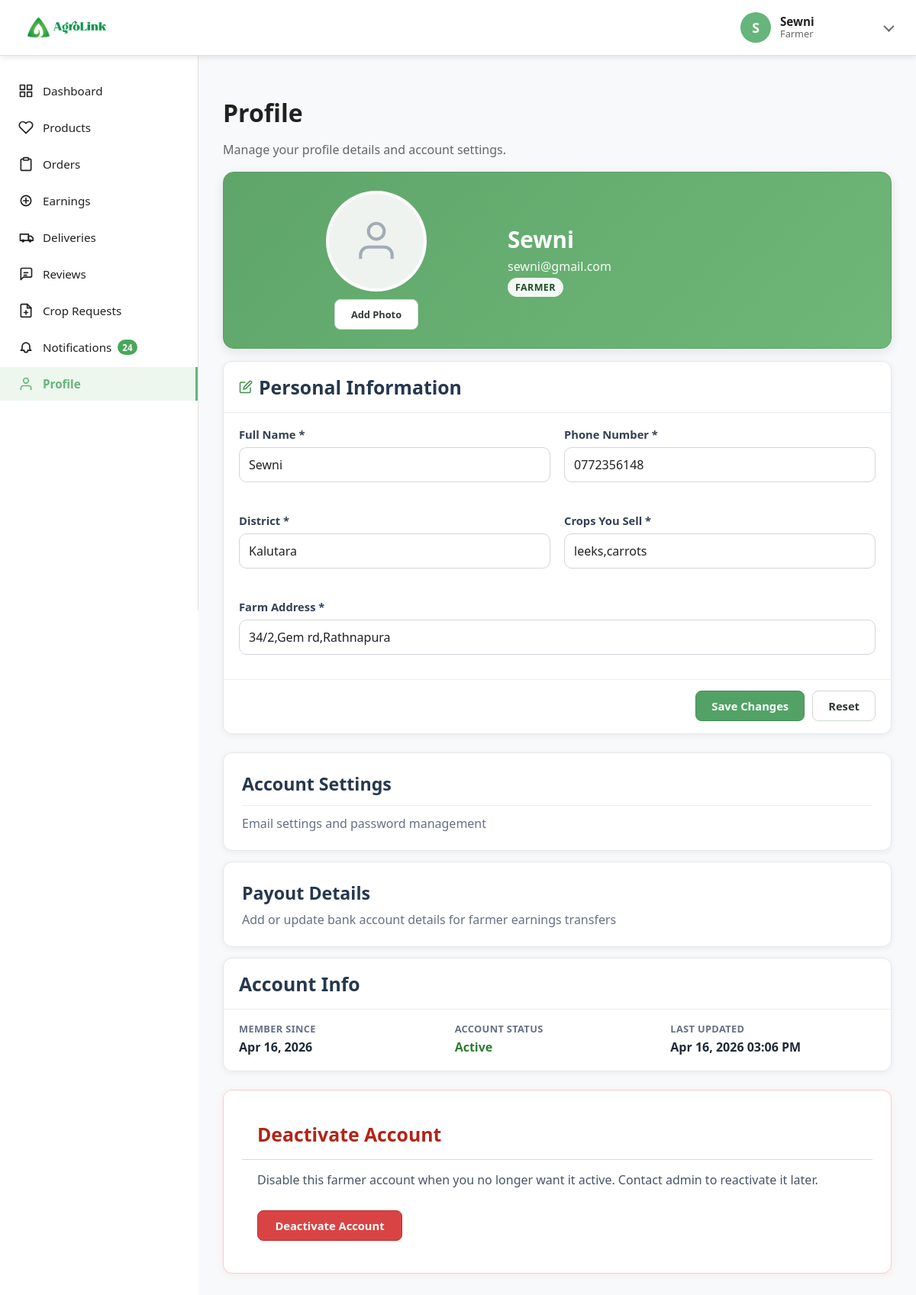
The app's page /farmerprofile (signed in) with its own data.
### tables this page shows
CREATE TABLE `farmer_profiles` (
  `id` int(11) NOT NULL,
  `user_id` int(11) NOT NULL,
  `phone` varchar(20) DEFAULT NULL,
  `district` varchar(100) DEFAULT NULL,
  `crops_selling` text DEFAULT NULL,
  `full_address` text DEFAULT NULL,
  `profile_photo` varchar(255) DEFAULT NULL,
  `created_at` timestamp NOT NULL DEFAULT current_timestamp(),
  `updated_at` timestamp NOT NULL DEFAULT current_timestamp() ON UPDATE current_timestamp()
);

### app/controllers/farmer/FarmerProfileController.php (called while the page is built, shortened)
<?php
class FarmerProfileController
{
    protected $farmerModel;
    public function __construct()
    {
        $this->farmerModel = new FarmerModel();
    }
    public function index()
    {
        $userId = authUserId();
        $profile = $this->farmerModel->getProfileByUserId($userId);
        $photoUrl = null;
        $data = [
            'pageTitle' => 'Profile',
            'activePage' => 'profile',
            'pageStyles' => ['profile.css'],
            'username' => authUserName(),
            'profile' => $profile,
            'photoUrl' => $photoUrl,
            'contentView' => '../app/views/farmer/farmerProfileContent.view.php',
            'pageScript' => 'profile.js'
        ];
        $this->view('farmer/farmerSidebar', $data);
    }
}

### app/core/app.php (called while the page is built, shortened)
<?php
class App
{
    private $method = 'index';
    private function splitURL()
    {
        $URL = $_GET['url'] ?? 'home';
        $URL = explode("/", trim($URL, "/"));
        return ($URL);
    }
    public function loadController()
    {
        $URL = $this->splitURL();
        $filename = "../app/controllers/" . ucfirst($URL[0]) . "Controller.php";
        if (file_exists($filename)) {
            require $filename;
            $this->controller = ucfirst($URL[0]) . 'Controller';
            unset($URL[0]);
        } else {
            $roles = ['admin', 'buyer', 'farmer', 'transporter'];
            foreach ($roles as $role) {
                $baseName = ucfirst($URL[0]);
                $roleController = "../app/controllers/{$role}/" . $baseName . "Controller.php";
                $actualFile = null;
                if (file_exists($roleController)) {
                    $actualFile = $roleController;
                }
                if ($actualFile && file_exists($actualFile)) {
                    unset($URL[0]);
                    break;
                }
            }
        }
        $controller = new $this->controller;
        call_user_func_array([$controller, $this->method], $URL);
    }
}

### public/index.php (called while the page is built, shortened)
<?php
$app = new App;
$app->loadController();

### app/core/functions.php (called while the page is built, shortened)
<?php
function esc($str)
{
    return htmlspecialchars($str, ENT_QUOTES, 'UTF-8');
}

### app/core/AuthHelper.php (called while the page is built, shortened)
<?php
function authSyncFromLegacySession(): void
{
    $hasLegacyUser = isset($_SESSION['USER']);
    $nameMissing = empty($_SESSION['user_name']);
    if (!empty($_SESSION['logged_in']) && !empty($_SESSION['user_id']) && !empty($_SESSION['role'])) {
        if (!$hasLegacyUser || !$nameMissing) {
            return;
        }
    }
}
function authUserEmail(): string
{
    return trim((string)($_SESSION['user_email'] ?? ''));
}

### app/core/Database.php (called while the page is built, shortened)
<?php
trait Database
{
    private function connect()
    {
        if (isset($GLOBALS['__AGROLINK_DB_CONNECTION']) && $GLOBALS['__AGROLINK_DB_CONNECTION'] instanceof PDO) {
            return $GLOBALS['__AGROLINK_DB_CONNECTION'];
        }
        $host = (string)DBHOST;
        $string = "mysql:host=" . $host . ";dbname=" . DBNAME . ";charset=utf8mb4";
        try {
            $con = new PDO($string, DBUSER, DBPASS);
        } catch (PDOException $e) {
            if ($host === 'localhost') {
                $fallback = "mysql:host=127.0.0.1;dbname=" . DBNAME . ";charset=utf8mb4";
                $con = new PDO($fallback, DBUSER, DBPASS);
            } else {
                throw $e;
            }
        }
        $con->setAttribute(PDO::ATTR_ERRMODE, PDO::ERRMODE_EXCEPTION);
        $con->setAttribute(PDO::ATTR_DEFAULT_FETCH_MODE, PDO::FETCH_OBJ);
        return $con;
    }
    public function get_row($query, $data = [])
    {
        try {
            $con = $this->connect();
            $stm = $con->prepare($query);
            $check = $stm->execute($data);
            if ($check) {
                $result = $stm->fetchAll(PDO::FETCH_OBJ);
                if (is_array($result) && count($result)) {
                    return $result[0];
                }
            }
        } catch (PDOException $e) {
            error_log("Get Row Error: " . $e->getMessage());
        }
        return false;
    }
}

### app/models/farmer/FarmerModel.php (called while the page is built, shortened)
<?php
class FarmerModel
{
    protected $table = 'farmer_profiles';
    protected $userTable = 'users';
    public function getProfileByUserId($userId)
    {
        $sql = "SELECT fp.*, u.name, u.email, u.status, u.deactivated_at
                FROM {$this->table} fp
                LEFT JOIN {$this->userTable} u ON u.id = fp.user_id
                WHERE fp.user_id = :user_id";
        return $this->get_row($sql, ['user_id' => $userId]);
    }
}

### app/views/farmer/farmerProfileContent.view.php (the view, shortened to what this page needs)
<?php
$districts = [
    'Ampara',
    'Anuradhapura',
    'Badulla',
    'Batticaloa',
    'Colombo',
    'Galle',
    'Gampaha',
    'Jaffna',
    'Kalutara',
    'Kandy',
    'Kegalle',
    'Kilinochchi',
    'Kurunegala',
    'Mannar',
    'Matale',
    'Matara',
    'Mullaitivu',
    'Nuwara Eliya',
    'Polonnaruwa',
    'Puttalam',
    'Ratnapura',
    'Trincomalee',
    'Vavuniya'
];
?>
<div class="content-section profile-modern farmer-profile-modern">
    <div class="content-header">
        <h1 class="content-title">Profile</h1>
        <p class="content-subtitle">Manage your profile details and account settings.</p>
    </div>
    <div class="profile-hero-card">
        <div class="profile-hero-avatar-wrap">
            <div id="profilePhotoWrapper" class="profile-hero-avatar">
                <div id="defaultProfileIcon" class="profile-default-icon <?= !empty($photoUrl) ? 'is-hidden' : '' ?>" aria-hidden="true">
                    <svg viewBox="0 0 24 24" fill="none" stroke="currentColor" stroke-width="1.6">
                        <path d="M20 21v-2a4 4 0 0 0-4-4H8a4 4 0 0 0-4 4v2"></path>
                        <circle cx="12" cy="7" r="4"></circle>
                    </svg>
                </div>
            </div>
            <div class="profile-photo-actions">
                <button type="button" id="addPhotoBtn" class="btn btn-secondary <?= !empty($photoUrl) ? 'is-hidden' : '' ?>">Add Photo</button>
            </div>
        </div>
        <div class="profile-hero-meta">
            <h2 id="profileDisplayName"><?= esc($username ?? 'Farmer') ?></h2>
            <p id="profileDisplayEmail"><?= esc(authUserEmail()) ?></p>
            <span class="profile-role-badge">Farmer</span>
        </div>
    </div>
    <div class="content-card profile-card">
        <div class="profile-section-head">
            <h3>
                <svg viewBox="0 0 24 24" fill="none" stroke="currentColor" stroke-width="2">
                    <path d="M11 4H4a2 2 0 0 0-2 2v14a2 2 0 0 0 2 2h14a2 2 0 0 0 2-2v-7"></path>
                    <path d="M18.5 2.5a2.1 2.1 0 0 1 3 3L12 15l-4 1 1-4 9.5-9.5z"></path>
                </svg>
                Personal Information
            </h3>
        </div>
        <div class="profile-card-body">
            <form id="profileForm" class="profile-form-grid">
                <div class="form-group">
                    <label for="profileName">Full Name *</label>
                    <input type="text" id="profileName" name="name" class="form-control" value="<?= esc($username ?? '') ?>" placeholder="Enter your full name" required>
                </div>
                <div class="form-group">
                    <label for="profilePhone">Phone Number *</label>
                    <input type="tel" id="profilePhone" name="phone" class="form-control" value="<?= esc($profile->phone ?? '') ?>" placeholder="07XXXXXXXX" maxlength="10" inputmode="numeric" pattern="[0-9]{10}" required>
                </div>
                <div class="form-group">
                    <label for="profileDistrict">District *</label>
                    <select id="profileDistrict" name="district" class="form-control" required>
                        <?php foreach ($districts as $district): ?>
                            <option value="<?= esc($district) ?>" <?= (($profile->district ?? '') === $district) ? 'selected' : '' ?>>
                                <?= esc($district) ?>
                            </option>
                        <?php endforeach; ?>
                    </select>
                </div>
                <div class="form-group">
                    <label for="profileCrops">Crops You Sell *</label>
                    <input type="text" id="profileCrops" name="crops_selling" class="form-control" value="<?= esc($profile->crops_selling ?? '') ?>" placeholder="Tomatoes, Carrots, Potatoes" required>
                </div>
                <div class="form-group form-group-wide">
                    <label for="profileAddress">Farm Address *</label>
                    <input type="text" id="profileAddress" name="full_address" class="form-control" value="<?= esc($profile->full_address ?? '') ?>" placeholder="Enter your farm address" required>
                </div>
            </form>
        </div>
        <div class="profile-card-footer">
            <button type="button" id="saveProfileBtn" class="btn btn-primary" onclick="FarmerProfile.saveProfileData()">Save Changes</button>
            <button type="button" class="btn btn-secondary" onclick="FarmerProfile.resetProfileForm()">Reset</button>
        </div>
    </div>
    <div class="content-card profile-shortcut-card account-settings-shortcut-card" data-open-modal="accountSettingsModal">
        <div class="profile-shortcut-head">
            <h3>Account Settings</h3>
        </div>
        <p>Email settings and password management</p>
    </div>
    <div class="content-card profile-shortcut-card" data-open-modal="payoutDetailsModal">
        <div class="profile-shortcut-head">
            <h3>Payout Details</h3>
        </div>
        <p>Add or update bank account details for farmer earnings transfers</p>
    </div>
    <div class="content-card profile-account-info-card">
        <div class="profile-section-head">
            <h3>Account Info</h3>
        </div>
        <div class="profile-account-info-grid">
            <div>
                <span class="profile-account-label">Member Since</span>
                <span class="profile-account-value" id="memberSinceValue">
                    <?= !empty($profile->created_at) ? date('M d, Y', strtotime($profile->created_at)) : '-' ?>
                </span>
            </div>
            <div>
                <span class="profile-account-label">Account Status</span>
                <span class="profile-account-value profile-account-status" id="accountStatusValue">Active</span>
            </div>
            <div>
                <span class="profile-account-label">Last Updated</span>
                <span class="profile-account-value" id="lastUpdatedValue">
                    <?= !empty($profile->updated_at) ? date('M d, Y h:i A', strtotime($profile->updated_at)) : '-' ?>
                </span>
            </div>
        </div>
    </div>
    <div class="content-card profile-danger-card deactivate-section-card">
        <div class="profile-section-head danger">
            <h3>Deactivate Account</h3>
        </div>
        <div class="deactivate-section-body">
            <p class="deactivate-section-note">Disable this farmer account when you no longer want it active. Contact admin to reactivate it later.</p>
            <button type="button" class="btn btn-danger deactivate-section-btn" data-open-modal="deactivateAccountModal">Deactivate Account</button>
        </div>
    </div>
</div>

### public/assets/css/components.css (style rules this page uses)
:root { --primary-color: #65b57c; --primary-dark: #499d57; --secondary-color: #2a8735; --text-dark: #212121; --text-light: #666; --bg-light: #f8f9fa; --white: #ffffff; --border-color: #e0e0e0; --shadow: 0 2px 8px rgba(0, 0, 0, 0.1); --shadow-hover: 0 4px 12px rgba(0, 0, 0, 0.15); --danger: #f44336; --danger-dark: #d32f2f; --success: #4caf50; --warning: #ff9800; --info: #2196f3; --light-gray: #f5f5f5; --dark-gray: #424242; --font-primary: "Inter", system-ui, -apple-system, "Segoe UI", Roboto, "Helvetica Neue", Arial, "Noto Sans", sans-serif; --font-weight-normal: 400; --font-weight-medium: 500; --font-weight-bold: 700; --spacing-xs: 0.5rem; --spacing-sm: 0.8rem; --spacing-md: 1.5rem; --spacing-lg: 2rem; --spacing-xl: 2.5rem; --spacing-xxl: 4rem; --radius-sm: 4px; --radius-md: 8px; --radius-lg: 12px; --shadow-light: 0 2px 4px rgba(0, 0, 0, 0.1); --shadow-medium: 0 4px 6px rgba(0, 0, 0, 0.1); --shadow-heavy: 0 8px 25px rgba(0, 0, 0, 0.15); --ui-btn-primary-bg: #52a266; --ui-btn-primary-bg-hover: #458b56; --ui-btn-primary-border: #458b56; --ui-btn-primary-border-hover: #3d7c4c; --ui-btn-secondary-bg: #ffffff; --ui-btn-secondary-bg-hover: #f6faf6; --ui-btn-secondary-border: #cfd8cf; --ui-btn-secondary-border-hover: #b6c7b6; --ui-btn-secondary-text: #2f3b33; --ui-btn-secondary-text-hover: #203329; --ui-btn-outline-bg: #ffffff; --ui-btn-outline-bg-hover: #edf6f0; --ui-btn-outline-border: #8cb69a; --ui-btn-outline-border-hover: #5e996f; --ui-btn-outline-text: #2f6d43; --ui-btn-outline-text-hover: #255938; --ui-btn-danger-bg: #d94343; --ui-btn-danger-bg-hover: #c13636; --ui-btn-danger-border: #bc2f2f; --ui-btn-danger-border-hover: #aa2e2e; --ui-badge-success-bg: #dcfce7; --ui-badge-success-text: #166534; --ui-badge-success-border: #bbf7d0; --ui-badge-warning-bg: #fff7e6; --ui-badge-warning-text: #b54708; --ui-badge-warning-border: #f7d7a1; --ui-badge-yellow-bg: #fef9c3; --ui-badge-yellow-text: #854d0e; --ui-badge-yellow-border: #fde68a; --ui-badge-danger-bg: #fee4e2; --ui-badge-danger-text: #b42318; --ui-badge-danger-border: #fecdca; --ui-badge-info-bg: #e0f2fe; --ui-badge-info-text: #0369a1; --ui-badge-info-border: #bae6fd; --ui-badge-dark-blue-bg: #dbeafe; --ui-badge-dark-blue-text: #1e3a8a; --ui-badge-dark-blue-border: #93c5fd; --ui-badge-light-green-bg: #d1fae5; --ui-badge-light-green-text: #047857; --ui-badge-light-green-border: #6ee7b7; --ui-badge-neutral-bg: #f2f4f7; --ui-badge-neutral-text: #475467; --ui-badge-neutral-border: #d0d5dd; }
*, *::before, *::after { box-sizing: border-box; }
html, body { margin: 0; padding: 0; }
.content-header { margin-bottom: 32px; }
.content-title { font-size: 2rem; font-weight: 700; color: var(--text-dark); margin-bottom: 8px; }
.content-subtitle { font-size: 1rem; color: var(--text-light); }
.btn { display: inline-flex; align-items: center; justify-content: center; gap: 8px; min-height: 40px; padding: 10px 20px; border: 1px solid transparent; border-radius: 8px; font-family: inherit; font-size: 0.92rem; font-weight: 600; line-height: 1; text-decoration: none; cursor: pointer; transition: background-color 0.2s ease, color 0.2s ease, border-color 0.2s ease, box-shadow 0.2s ease, transform 0.2s ease; }
.btn-primary { background: var(--ui-btn-primary-bg); border-color: var(--ui-btn-primary-border); color: #ffffff; }
.btn-secondary { background: var(--ui-btn-secondary-bg); border-color: var(--ui-btn-secondary-border); color: var(--ui-btn-secondary-text); }
.btn-danger { background: var(--ui-btn-danger-bg); border-color: var(--ui-btn-danger-border); color: #ffffff; }
.form-group { margin-bottom: 24px; }
.form-group label, .form-label { display: block; margin-bottom: 10px; font-weight: 600; color: var(--text-dark); font-size: 0.95rem; }
.form-control { width: 100%; padding: 14px 16px; border: 2px solid #e0e0e0; border-radius: 10px; font-size: 1rem; font-family: inherit; color: var(--text-dark); background-color: #fafafa; transition: all 0.3s ease; }
select.form-control { cursor: pointer; appearance: none; background-color: #fafafa; background-repeat: no-repeat; background-position: right 12px center; padding-right: 36px; }
.card, .content-card { background-color: var(--white); border-radius: 12px; box-shadow: var(--shadow); }
.content-card { padding: 24px; margin-bottom: 24px; }

### public/assets/css/farmer/profile.css (style rules this page uses)
.farmer-profile-modern .profile-role-badge { background: rgba(255, 255, 255, 0.92); }
.farmer-profile-modern .profile-account-status { color: #2e7d32; }

### records on screen
farmer_profiles: phone "0772356148", crops_selling "leeks,carrots", full_address "34/2,Gem rd,Rathnapura", created_at "Apr 16, 2026", updated_at "Apr 16, 2026 03:06 PM"

### other values on screen
$userRole !== '' ? $userRole : 'User' "Farmer"
$notificationUnreadCount "24"
$username "Sewni"
authUserEmail() "sewni@gmail.com"
form field district "Kalutara"
